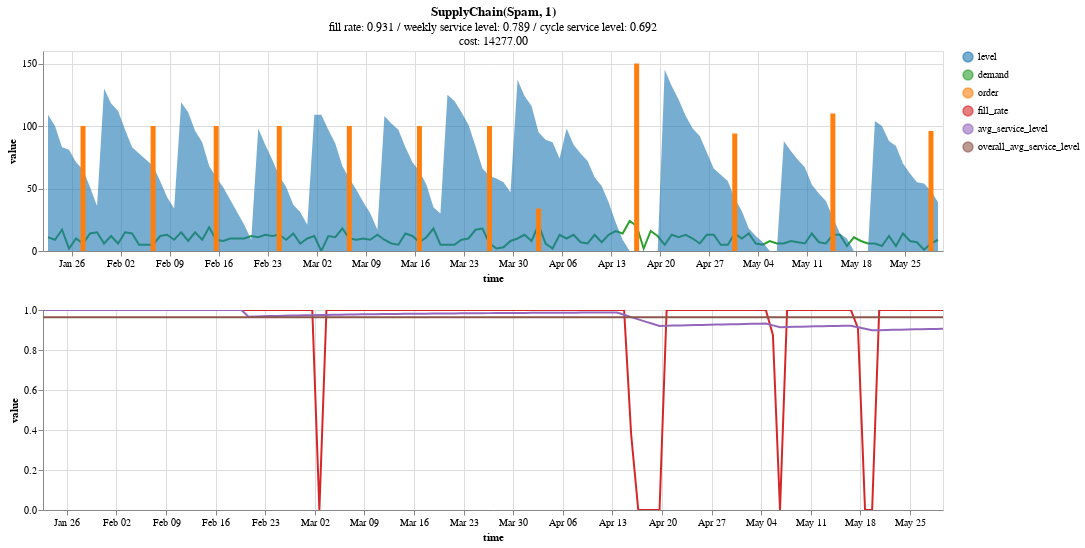

Notebook code cell kept with this figure:
### Code cell
supply_chain_plot(supply_chain).interactive()
